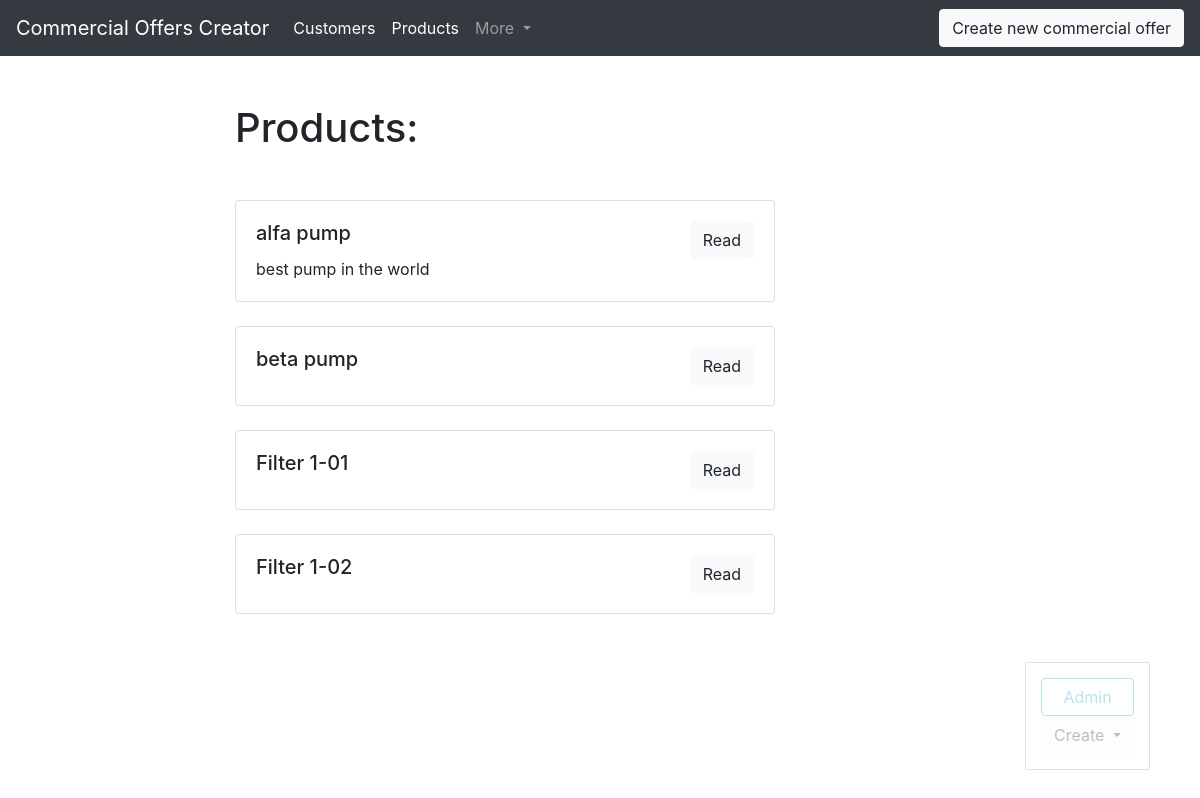
The page /COC/products (signed in) on the database its author committed.
### COC/models.py (models this page shows, shortened)
class Product(models.Model):
    denomination = models.CharField(max_length=150, db_index=True)
    id = models.AutoField(primary_key=True) #id==articul
    description = models.TextField(blank=True)
    box_quantity = models.IntegerField()    #количество в упаковке
    min_order_quantity = models.IntegerField()  #минимаьлное количество товара для заказа
    price_group = models.ForeignKey(PriceGroup, on_delete = models.CASCADE, blank=True)
    cost = models.DecimalField(decimal_places=2, max_digits=10) #Себестоимость
    list_price = models.DecimalField(decimal_places=2, max_digits=10) #Прейскурантная цена
    def get_absolut_url(self):
        return reverse('product_ditail_url', kwargs={'id': self.id})

### COC/views.py (the view)
# urls.py: path('products', products_list, name='products_list_url'),
def products_list(request):
    products = Product.objects.all()
    return render(request, 'COC/products_list.html', context={'products': products})

### COC/templates/COC/products_list.html (shortened to what this page needs)
{% extends 'COC/base_COC.html' %}
{% block content %}
  <h1 class="mb-5">Products:</h1>
  {% for product in products %}
    {% include 'COC/includes/product_card_template.html' %}
  {% endfor %}
{% endblock %}

### COC/templates/COC/includes/product_card_template.html
<div class="card mb-4">
  <div class="card-body">
    <div class="row">
      <div class="col-sm-6">
        <h5 class="card-title">{{product.denomination}}</h5>
        <p class="card-text">{{product.description|truncatewords:15}}</p>
      </div>
      <div class="col-sm-6 text-right">
        <a href="{{ product.get_absolut_url }}" class="btn btn-light">Read</a>
      </div>
    </div>
  </div>
</div>

### rows shown on the page
Product: denomination "alfa pump", description "best pump in the world"
Product: denomination "beta pump"
Product: denomination "Filter 1-01"
Product: denomination "Filter 1-02"
